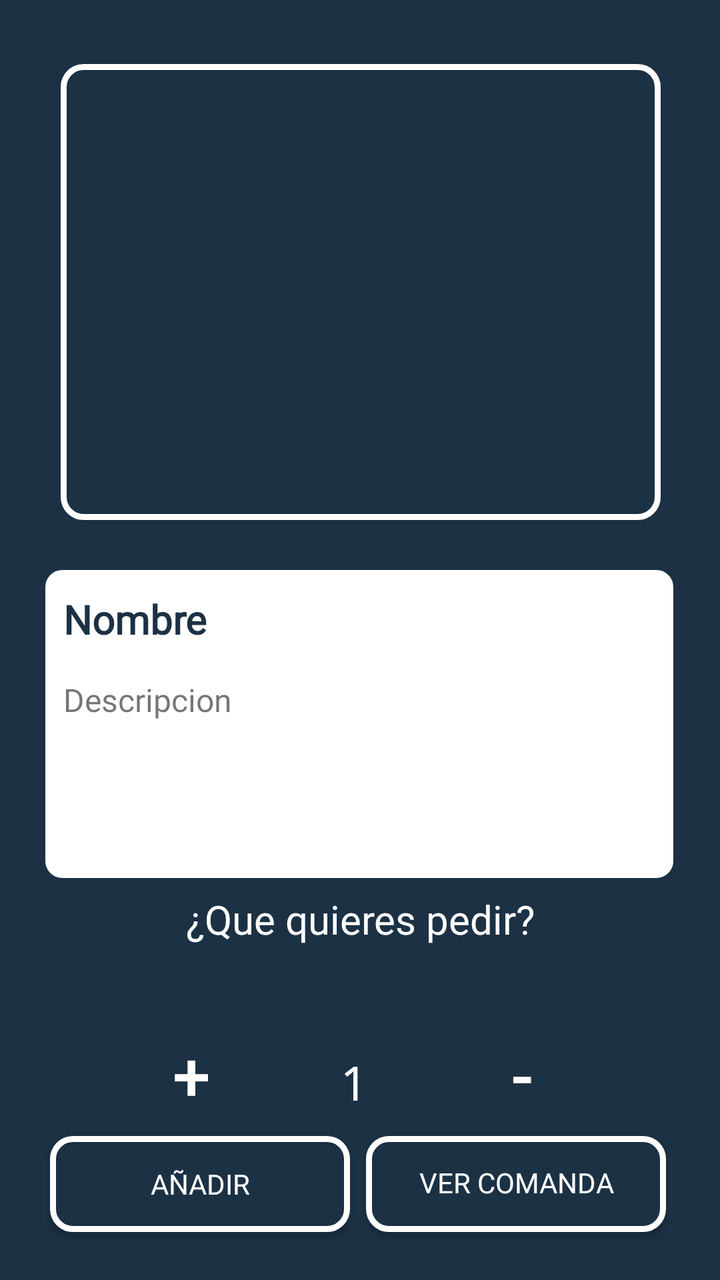
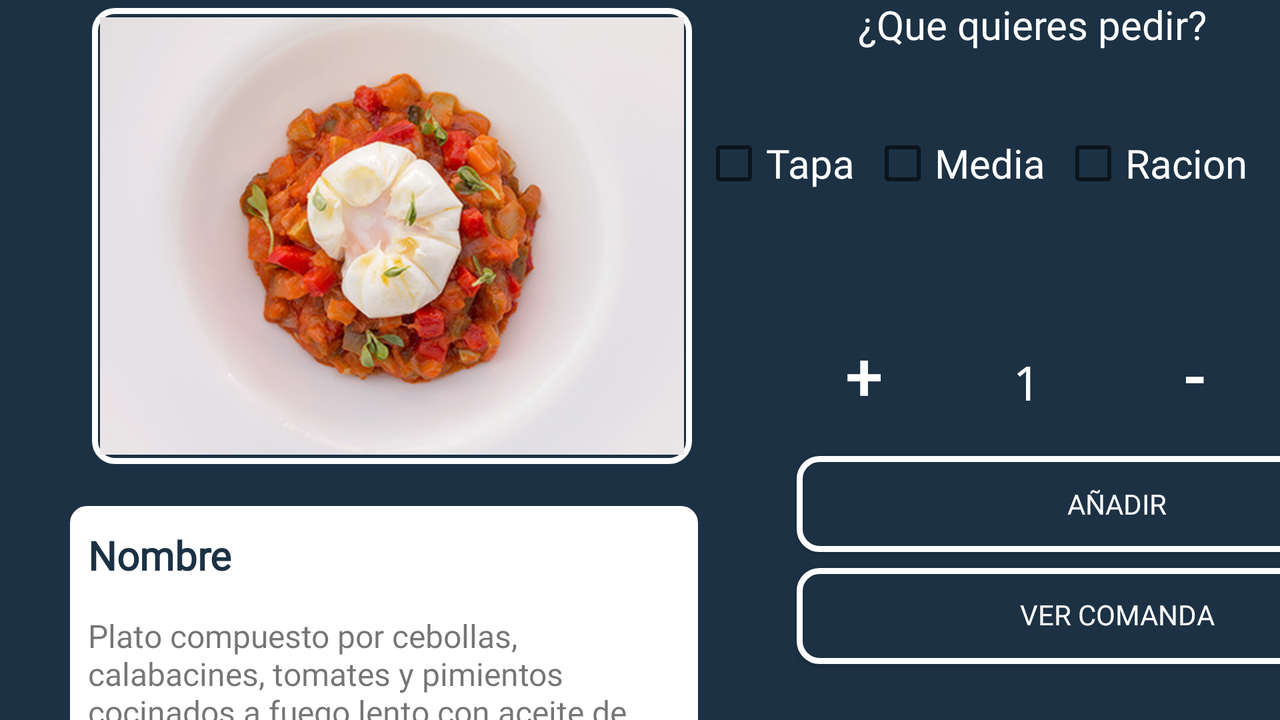

First picture: res/layout/ on a phone held upright. Second picture: the repository's own variant of that layout, on a device whose configuration matches the variant's folder. Source for both follows.
<!-- AndroidManifest.xml: application theme SplashTheme -->
<!-- res/layout/activity_detalles.xml -->
<?xml version="1.0" encoding="utf-8"?>
<androidx.constraintlayout.widget.ConstraintLayout xmlns:android="http://schemas.android.com/apk/res/android"
    xmlns:app="http://schemas.android.com/apk/res-auto"
    xmlns:tools="http://schemas.android.com/tools"
    android:id="@+id/txtNombre"
    android:layout_width="wrap_content"
    android:layout_height="match_parent"
    android:background="@color/colorPrimary"
    tools:context=".DetallesActivity">

    <LinearLayout
        android:id="@+id/linearLayout6"
        android:layout_width="392dp"
        android:layout_height="250dp"
        android:layout_marginTop="32dp"
        android:orientation="vertical"
        app:layout_constraintEnd_toEndOf="parent"
        app:layout_constraintStart_toStartOf="parent"
        app:layout_constraintTop_toTopOf="parent">

        <ImageView
            android:id="@+id/imageViewDescricipcion"
            android:layout_width="300dp"
            android:layout_height="228dp"
            android:layout_gravity="center"
            android:background="@drawable/esquinas_redondasbutton" />
    </LinearLayout>

    <LinearLayout
        android:id="@+id/linearLayout3"
        android:layout_width="320dp"
        android:layout_height="160dp"
        android:background="@drawable/esquinas_redondas"
        android:orientation="vertical"
        app:layout_constraintEnd_toEndOf="parent"
        app:layout_constraintHorizontal_bias="0.494"
        app:layout_constraintStart_toStartOf="parent"
        app:layout_constraintTop_toBottomOf="@+id/linearLayout6">

        <TextView
            android:id="@+id/txtName"
            android:layout_width="match_parent"
            android:layout_height="wrap_content"
            android:fontFamily="@font/pilo"
            android:paddingLeft="8dp"
            android:paddingTop="10dp"
            android:text="Nombre"
            android:textColor="@color/colorPrimary"
            android:textSize="20sp"
            android:textStyle="bold" />

        <TextView
            android:id="@+id/txtDescripcion"
            android:layout_width="match_parent"
            android:layout_height="wrap_content"
            android:fontFamily="@font/pilo"
            android:paddingLeft="8dp"
            android:paddingTop="16dp"
            android:text="Descripcion"
            android:textAlignment="textStart"
            android:textSize="16sp" />

    </LinearLayout>

    <LinearLayout
        android:id="@+id/LinearTamaño"
        android:layout_width="0dp"
        android:layout_height="60dp"
        android:orientation="vertical"
        app:layout_constraintBottom_toTopOf="@+id/linearLayout8"
        app:layout_constraintEnd_toEndOf="parent"
        app:layout_constraintStart_toStartOf="parent"
        app:layout_constraintTop_toBottomOf="@+id/linearLayout3">

        <TextView
            android:id="@+id/textView4"
            android:layout_width="match_parent"
            android:layout_height="wrap_content"
            android:fontFamily="@font/pilo"
            android:text="¿Que quieres pedir?"
            android:textAlignment="center"
            android:textColor="@color/white"
            android:textSize="20sp" />

        <LinearLayout
            android:layout_width="match_parent"
            android:layout_height="match_parent"
            android:orientation="horizontal">

            <CheckBox
                android:id="@+id/checkBoxTapa"
                android:layout_width="120dp"
                android:layout_height="wrap_content"
                android:layout_marginLeft="8dp"
                android:layout_marginRight="8dp"
                android:fontFamily="@font/pilo"
                android:gravity="center"
                android:minHeight="48dp"
                android:shadowColor="@color/gris"
                android:text="Tapa"
                android:textAlignment="center"
                android:textColor="@color/white"
                android:textColorHint="#9C27B0"
                android:textColorLink="@color/white"
                android:textSize="20sp"
                android:visibility="invisible"
                tools:ignore="TouchTargetSizeCheck" />

            <CheckBox
                android:id="@+id/checkBoxMedia"
                android:layout_width="120dp"
                android:layout_height="wrap_content"
                android:layout_marginRight="8dp"
                android:fontFamily="@font/pilo"
                android:gravity="center"
                android:minHeight="48dp"
                android:shadowColor="@color/gris"
                android:text="Media"
                android:textAlignment="center"
                android:textColor="@color/white"
                android:textColorHint="#9C27B0"
                android:textColorLink="@color/white"
                android:textSize="20sp"
                android:visibility="invisible"
                tools:ignore="TouchTargetSizeCheck" />

            <CheckBox
                android:id="@+id/checkBoxEntera"
                android:layout_width="120dp"
                android:layout_height="wrap_content"
                android:layout_weight="1"
                android:fontFamily="@font/pilo"
                android:gravity="center"
                android:minHeight="48dp"
                android:shadowColor="@color/gris"
                android:text="Racion"
                android:textAlignment="textStart"
                android:textColor="@color/white"
                android:textColorHighlight="@color/black"
                android:textColorHint="#9C27B0"
                android:textColorLink="@color/white"
                android:textSize="20sp"
                android:visibility="invisible"
                tools:ignore="TouchTargetSizeCheck" />
        </LinearLayout>

    </LinearLayout>

    <LinearLayout
        android:id="@+id/linearLayout8"
        android:layout_width="250dp"
        android:layout_height="50dp"
        android:layout_marginTop="80dp"
        android:layout_marginBottom="20dp"
        android:orientation="horizontal"
        app:layout_constraintBottom_toTopOf="@+id/linearLayout5"
        app:layout_constraintEnd_toEndOf="parent"
        app:layout_constraintHorizontal_bias="0.496"
        app:layout_constraintStart_toStartOf="parent"
        app:layout_constraintTop_toBottomOf="@+id/linearLayout3">

        <Button
            android:id="@+id/btnMas"
            android:layout_width="10dp"
            android:layout_height="wrap_content"
            android:layout_marginTop="4dp"
            android:layout_weight="1"
            android:background="@drawable/border_button"
            android:minHeight="48dp"
            android:text="+"
            android:textColor="@color/white"
            android:textSize="34sp"
            tools:ignore="TouchTargetSizeCheck" />

        <TextView
            android:id="@+id/txtCantidad"
            android:layout_width="1dp"
            android:layout_height="wrap_content"
            android:layout_marginLeft="4dp"
            android:layout_marginTop="4dp"
            android:layout_marginRight="4dp"
            android:layout_weight="1"
            android:contextClickable="false"
            android:digits="1234"
            android:fontFamily="monospace"
            android:minHeight="4dp"
            android:text="1"
            android:textAlignment="center"
            android:textColor="@color/white"
            android:textSize="24sp"
            tools:ignore="TouchTargetSizeCheck" />

        <Button
            android:id="@+id/btnMenos"
            android:layout_width="15dp"
            android:layout_height="wrap_content"
            android:layout_marginTop="4dp"
            android:layout_weight="1"
            android:background="@drawable/border_button"
            android:enabled="true"
            android:text="-"
            android:textColor="@color/white"
            android:textSize="34sp"
            tools:ignore="TouchTargetSizeCheck" />

    </LinearLayout>

    <LinearLayout
        android:id="@+id/linearLayout5"
        android:layout_width="350dp"
        android:layout_height="70dp"
        android:layout_marginStart="8dp"
        android:layout_marginTop="140dp"
        android:layout_marginEnd="8dp"
        android:layout_marginBottom="16dp"
        app:layout_constraintBottom_toBottomOf="parent"
        app:layout_constraintEnd_toEndOf="parent"
        app:layout_constraintStart_toStartOf="parent"
        app:layout_constraintTop_toBottomOf="@+id/linearLayout3">

        <Button
            android:id="@+id/btnAñadir"
            android:layout_width="150dp"
            android:layout_height="wrap_content"
            android:layout_gravity="center_horizontal"
            android:layout_marginLeft="20dp"
            android:layout_marginTop="8dp"
            android:layout_marginRight="8dp"
            android:background="@drawable/esquinas_redondasbutton"
            android:fontFamily="@font/pilo"
            android:text="Añadir"
            android:textAlignment="center"
            android:textColor="@color/white" />

        <Button
            android:id="@+id/btnComanda"
            android:layout_width="150dp"
            android:layout_height="wrap_content"
            android:layout_gravity="center_horizontal"
            android:layout_marginTop="8dp"
            android:background="@drawable/esquinas_redondasbutton"
            android:fontFamily="@font/pilo"
            android:includeFontPadding="false"
            android:text="Ver Comanda"
            android:textAlignment="center"
            android:textColor="@color/white" />

    </LinearLayout>

</androidx.constraintlayout.widget.ConstraintLayout>
<!-- resources referenced by this layout -->
<resources>
  <color name="black">#FF000000</color>
  <color name="colorPrimary">#1c3144</color>
  <color name="gris">#828282</color>
  <color name="white">#FFFFFFFF</color>
  <!-- drawable esquinas_redondas (drawable) -->
  <?xml version="1.0" encoding="utf-8"?>
  <shape xmlns:android="http://schemas.android.com/apk/res/android"
      android:shape="rectangle">
  
      
      <solid
          android:color="@color/white" >
      </solid>
  
      
      <stroke
          android:width="3dp"
          android:color="@color/colorPrimary" >
      </stroke>
  
      
      <padding
          android:left="4dp"
          android:top="4dp"
          android:right="4dp"
          android:bottom="4dp"    >
      </padding>
  
      
      <corners
          android:radius="10dp"   >
      </corners>
  
  </shape>
  <!-- drawable esquinas_redondasbutton (drawable) -->
  <?xml version="1.0" encoding="utf-8"?>
  <shape xmlns:android="http://schemas.android.com/apk/res/android"
      android:shape="rectangle">
  
      
      <solid
          android:color="@color/colorPrimary" >
      </solid>
  
      
      <stroke
          android:width="3dp"
          android:color="@color/white" >
      </stroke>
  
      
      <padding
          android:left="4dp"
          android:top="4dp"
          android:right="4dp"
          android:bottom="4dp"    >
      </padding>
  
      
      <corners
          android:radius="10dp"   >
      </corners>
  
  </shape>
  <style name="SplashTheme" parent="Theme.AppCompat.Light.NoActionBar">
          
          <item name="colorPrimary">@color/colorPrimary</item>
          <item name="colorPrimaryDark">@color/colorPrimary</item>
          <item name="colorAccent">@color/white</item>
      </style>
</resources>
<!-- res/layout-land/activity_detalles.xml (the repository's variant of the layout above) -->
<!-- drawn on the phone turned sideways -->
<?xml version="1.0" encoding="utf-8"?>
<androidx.constraintlayout.widget.ConstraintLayout xmlns:android="http://schemas.android.com/apk/res/android"
    xmlns:app="http://schemas.android.com/apk/res-auto"
    xmlns:tools="http://schemas.android.com/tools"
    android:id="@+id/txtNombre"
    android:layout_width="wrap_content"
    android:layout_height="match_parent"
    android:background="@color/colorPrimary"
    tools:context=".DetallesActivity">

    <LinearLayout
        android:id="@+id/linearLayout6"
        android:layout_width="392dp"
        android:layout_height="250dp"
        android:orientation="vertical"
        app:layout_constraintStart_toStartOf="parent"
        app:layout_constraintTop_toTopOf="parent">

        <ImageView
            android:id="@+id/imageViewDescricipcion"
            android:layout_width="300dp"
            android:layout_height="228dp"
            android:layout_gravity="center"
            android:layout_marginTop="4dp"
            android:background="@drawable/esquinas_redondasbutton"
            app:srcCompat="@drawable/presentacion_42" />

    </LinearLayout>

    <LinearLayout
        android:id="@+id/LinearTamaño"
        android:layout_width="330dp"
        android:layout_height="150dp"
        android:orientation="vertical"
        app:layout_constraintBottom_toTopOf="@+id/linearLayout7"
        app:layout_constraintEnd_toEndOf="parent"
        app:layout_constraintStart_toEndOf="@+id/linearLayout6"
        app:layout_constraintTop_toTopOf="parent">

        <TextView
            android:id="@+id/textView"
            android:layout_width="match_parent"
            android:layout_height="wrap_content"
            android:fontFamily="@font/pilo"
            android:text="¿Que quieres pedir?"
            android:textAlignment="center"
            android:textColor="@color/white"
            android:textSize="20sp" />

        <LinearLayout
            android:layout_width="match_parent"
            android:layout_height="match_parent"
            android:layout_marginTop="32dp"
            android:orientation="horizontal">

            <CheckBox
                android:id="@+id/checkBoxTapa"
                android:layout_width="wrap_content"
                android:layout_height="wrap_content"
                android:layout_marginRight="8dp"
                android:fontFamily="@font/pilo"
                android:minHeight="48dp"
                android:shadowColor="@color/gris"
                android:text="Tapa"
                android:textAlignment="center"
                android:textColor="@color/white"
                android:textColorHint="#9C27B0"
                android:textColorLink="@color/white"
                android:textSize="20sp" />

            <CheckBox
                android:id="@+id/checkBoxMedia"
                android:layout_width="wrap_content"
                android:layout_height="wrap_content"
                android:layout_marginRight="8dp"
                android:fontFamily="@font/pilo"
                android:minHeight="48dp"
                android:shadowColor="@color/gris"
                android:text="Media"
                android:textAlignment="center"
                android:textColor="@color/white"
                android:textColorHint="#9C27B0"
                android:textColorLink="@color/white"
                android:textSize="20sp" />

            <CheckBox
                android:id="@+id/checkBoxEntera"
                android:layout_width="wrap_content"
                android:layout_height="wrap_content"
                android:layout_weight="1"
                android:fontFamily="@font/pilo"
                android:minHeight="48dp"
                android:shadowColor="@color/gris"
                android:text="Racion"
                android:textAlignment="textStart"
                android:textColor="@color/white"
                android:textColorHighlight="@color/black"
                android:textColorHint="#9C27B0"
                android:textColorLink="@color/white"
                android:textSize="20sp" />
        </LinearLayout>

    </LinearLayout>

    <LinearLayout
        android:id="@+id/linearLayout3"
        android:layout_width="320dp"
        android:layout_height="160dp"
        android:layout_marginStart="32dp"
        android:background="@drawable/esquinas_redondas"
        android:orientation="vertical"
        app:layout_constraintStart_toStartOf="parent"
        app:layout_constraintTop_toBottomOf="@+id/linearLayout6">

        <TextView
            android:id="@+id/txtName"
            android:layout_width="match_parent"
            android:layout_height="wrap_content"
            android:fontFamily="@font/pilo"
            android:paddingLeft="8dp"
            android:paddingTop="10dp"
            android:text="Nombre"
            android:textColor="@color/colorPrimary"
            android:textSize="20sp"
            android:textStyle="bold" />

        <TextView
            android:id="@+id/txtDescripcion"
            android:layout_width="match_parent"
            android:layout_height="wrap_content"
            android:fontFamily="@font/pilo"
            android:paddingLeft="8dp"
            android:paddingTop="16dp"
            android:text="Plato compuesto por cebollas, calabacines, tomates y pimientos cocinados a fuego lento con aceite de oliva."
            android:textAlignment="textStart"
            android:textSize="16sp" />
    </LinearLayout>

    <LinearLayout
        android:id="@+id/linearLayout7"
        android:layout_width="250dp"
        android:layout_height="73dp"
        android:orientation="horizontal"
        app:layout_constraintBottom_toTopOf="@+id/linearLayout5"
        app:layout_constraintEnd_toEndOf="parent"
        app:layout_constraintStart_toEndOf="@+id/linearLayout6">

        <Button
            android:id="@+id/btnMas"
            android:layout_width="10dp"
            android:layout_height="wrap_content"
            android:layout_marginTop="16dp"
            android:layout_weight="1"
            android:background="@drawable/border_button"
            android:text="+"
            android:textColor="@color/white"
            android:textSize="34sp" />

        <TextView
            android:id="@+id/txtCantidad"
            android:layout_width="1dp"
            android:layout_height="wrap_content"
            android:layout_marginLeft="4dp"
            android:layout_marginTop="16dp"
            android:layout_marginRight="4dp"
            android:layout_weight="1"
            android:contextClickable="false"
            android:digits="1234"
            android:fontFamily="monospace"
            android:minHeight="4dp"
            android:text="1"
            android:textAlignment="center"
            android:textColor="@color/white"
            android:textSize="24sp"
            tools:ignore="TouchTargetSizeCheck" />

        <Button
            android:id="@+id/btnMenos"
            android:layout_width="15dp"
            android:layout_height="wrap_content"
            android:layout_marginTop="16dp"
            android:layout_weight="1"
            android:background="@drawable/border_button"
            android:enabled="true"
            android:text="-"
            android:textColor="@color/white"
            android:textSize="34sp" />

    </LinearLayout>

    <LinearLayout
        android:id="@+id/linearLayout5"
        android:layout_width="413dp"
        android:layout_height="140dp"
        android:orientation="vertical"
        app:layout_constraintBottom_toBottomOf="parent"
        app:layout_constraintStart_toEndOf="@+id/linearLayout3">

        <Button
            android:id="@+id/btnAñadir"
            android:layout_width="320dp"
            android:layout_height="wrap_content"
            android:layout_gravity="center_horizontal"
            android:layout_marginTop="8dp"
            android:background="@drawable/esquinas_redondasbutton"
            android:fontFamily="@font/pilo"
            android:text="Añadir"
            android:textAlignment="center"
            android:textColor="@color/white" />

        <Button
            android:id="@+id/btnComanda"
            android:layout_width="320dp"
            android:layout_height="wrap_content"
            android:layout_gravity="center_horizontal"
            android:layout_marginTop="8dp"
            android:background="@drawable/esquinas_redondasbutton"
            android:fontFamily="@font/pilo"
            android:includeFontPadding="false"
            android:text="Ver Comanda"
            android:textAlignment="center"
            android:textColor="@color/white" />

    </LinearLayout>

</androidx.constraintlayout.widget.ConstraintLayout>
<!-- resources referenced by the variant -->
<!-- as the phone turned sideways resolves them -->
<resources>
  <color name="black">#FF000000</color>
  <color name="colorPrimary">#1c3144</color>
  <color name="gris">#828282</color>
  <color name="white">#FFFFFFFF</color>
  <!-- drawable esquinas_redondas (drawable) -->
  <?xml version="1.0" encoding="utf-8"?>
  <shape xmlns:android="http://schemas.android.com/apk/res/android"
      android:shape="rectangle">
  
      
      <solid
          android:color="@color/white" >
      </solid>
  
      
      <stroke
          android:width="3dp"
          android:color="@color/colorPrimary" >
      </stroke>
  
      
      <padding
          android:left="4dp"
          android:top="4dp"
          android:right="4dp"
          android:bottom="4dp"    >
      </padding>
  
      
      <corners
          android:radius="10dp"   >
      </corners>
  
  </shape>
  <!-- drawable esquinas_redondasbutton (drawable) -->
  <?xml version="1.0" encoding="utf-8"?>
  <shape xmlns:android="http://schemas.android.com/apk/res/android"
      android:shape="rectangle">
  
      
      <solid
          android:color="@color/colorPrimary" >
      </solid>
  
      
      <stroke
          android:width="3dp"
          android:color="@color/white" >
      </stroke>
  
      
      <padding
          android:left="4dp"
          android:top="4dp"
          android:right="4dp"
          android:bottom="4dp"    >
      </padding>
  
      
      <corners
          android:radius="10dp"   >
      </corners>
  
  </shape>
  <!-- drawable presentacion_42: jpg bitmap (drawable, 62430 bytes) -->
  <style name="SplashTheme" parent="Theme.AppCompat.Light.NoActionBar">
          
          <item name="colorPrimary">@color/colorPrimary</item>
          <item name="colorPrimaryDark">@color/colorPrimary</item>
          <item name="colorAccent">@color/white</item>
      </style>
</resources>
